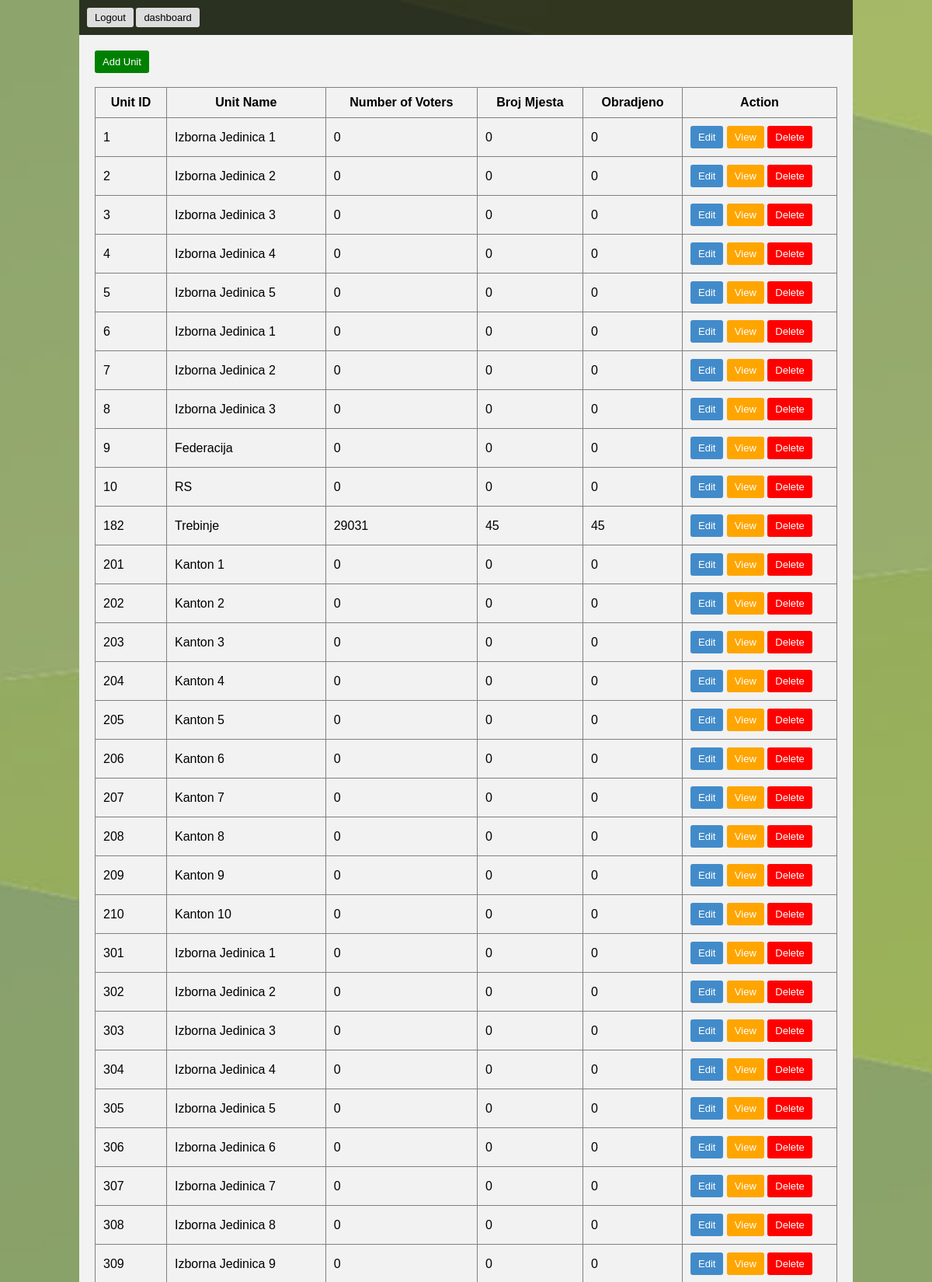
/CRUD2/edits/electrorals.php (signed in, upper part), run on the app's committed database.
### tables this page shows
CREATE TABLE `ElectionUnit` (
  `Unit_ID` int(11) NOT NULL,
  `Unit_Name` varchar(255) DEFAULT NULL,
  `Parent_ID` int(200) NOT NULL,
  `NumOfVoters` int(255) NOT NULL,
  `BrojMjesta` int(255) NOT NULL,
  `Obradjeno` int(11) NOT NULL
);

### CRUD2/edits/electrorals.php (the view, shortened to what this page needs)
<?php
include('../include/connection.inc.php');
?>
<!DOCTYPE html>
<html>
<head>
	<link rel="stylesheet" type="text/css" href="../css/styles.css">
</head>
<body>
	<nav>
		<div class="logout">
			<a href="../logout.php">Logout</a>
			<a href="../dashboard.php">dashboard</a>
		</div>
	</nav>
	<div class="container">
		<div class="left">
			<a class="addbutton" href="add_unit.php">Add Unit </a>
		</div>
<br>
<br>
				<?php
					$sql = "SELECT * FROM electionunit"  ;
					$result = mysqli_query($conn,$sql);
				?>
		<table>
			<tr>
				<th>Unit ID</th>
				<th>Unit Name</th>
				<th>Number of Voters</th>
				<th>Broj Mjesta</th>
				<th>Obradjeno</th>
				<th style="width: 178px;">Action</th>
				<?php while ($row = mysqli_fetch_assoc($result)) { ?>
                        <tr>
                            <td> <?php echo $row['Unit_ID'] ; ?></td>
                            <td> <?php echo $row['Unit_Name'] ;?> </td>
                            <td> <?php echo $row['NumOfVoters'] ;?></td>
                            <td> <?php echo $row['BrojMjesta'] ;?></td>
                            <td> <?php echo $row['Obradjeno'] ;?></td>
							<td><a class="editbutton" href=<?php  echo "edit_unit.php?id=".$row['Unit_ID']; ?>> Edit</a>
							<a class="viewbutton" href=<?php  echo "view_unit.php?id=".$row['Unit_ID'] ?> >View</a>
							<a class="deletebutton" href=<?php  echo "delete_unit.php?id=".$row['Unit_ID'] ?> >Delete</a>
							</td>
                        </tr>
                    <?php } ?>
			</tr>
		</table>
	</div>
</body>
</html>

### CRUD2/css/styles.css (style rules this page uses)
body { width: 996px; margin: auto; display: table; font-family: sans-serif; background: url(../images/background.jpg); background-repeat: no-repeat; background-attachment: fixed; background-position: center; background-size: cover; }
.container { background-color: #F2F2F2; padding: 20px; }
nav { background-color: #000000b3; padding: 10px; font-size: 13px; }
nav a { display: inline-block; color: #fff; padding: 5px; text-decoration: none; }
.navigation, .logout { width: 49.7%; display: inline-block; }
.logout a { padding: 5px 10px; background-color: #ddd; border-radius: 3px; color: #000; }
table { width: 100%; }
table, th, td { border: 1px solid gray; border-collapse: collapse; }
td, th { padding: 10px; }
.deletebutton { background-color: red; text-decoration: none; color: #fff; padding: 7px 10px; border-radius: 3px; display: inline-block; font-size: 13px; }
.viewbutton { background-color: orange; text-decoration: none; color: #fff; padding: 7px 10px; border-radius: 3px; display: inline-block; font-size: 13px; }
.addbutton { background-color: green; text-decoration: none; color: #fff; padding: 7px 10px; border-radius: 3px; border: 0px; display: inline-block; font-size: 13px; }
.editbutton { background-color: #428bca; text-decoration: none; color: #fff; padding: 7px 10px; border-radius: 3px; border: 0px; display: inline-block; font-size: 13px; }
.left, .right { display: inline-block; width: 49.76%; }

### data on the page
electionunit: Unit_ID "1", Unit_Name "Izborna Jedinica 1", NumOfVoters "0", BrojMjesta "0", Obradjeno "0"
electionunit: Unit_ID "2", Unit_Name "Izborna Jedinica 2", NumOfVoters "0", BrojMjesta "0", Obradjeno "0"
electionunit: Unit_ID "3", Unit_Name "Izborna Jedinica 3", NumOfVoters "0", BrojMjesta "0", Obradjeno "0"
electionunit: Unit_ID "4", Unit_Name "Izborna Jedinica 4", NumOfVoters "0", BrojMjesta "0", Obradjeno "0"
electionunit: Unit_ID "5", Unit_Name "Izborna Jedinica 5", NumOfVoters "0", BrojMjesta "0", Obradjeno "0"
electionunit: Unit_ID "6", Unit_Name "Izborna Jedinica 1", NumOfVoters "0", BrojMjesta "0", Obradjeno "0"
electionunit: Unit_ID "7", Unit_Name "Izborna Jedinica 2", NumOfVoters "0", BrojMjesta "0", Obradjeno "0"
electionunit: Unit_ID "8", Unit_Name "Izborna Jedinica 3", NumOfVoters "0", BrojMjesta "0", Obradjeno "0"
electionunit: Unit_ID "9", Unit_Name "Federacija", NumOfVoters "0", BrojMjesta "0", Obradjeno "0"
electionunit: Unit_ID "10", Unit_Name "RS", NumOfVoters "0", BrojMjesta "0", Obradjeno "0"
electionunit: Unit_ID "182", Unit_Name "Trebinje", NumOfVoters "29031", BrojMjesta "45", Obradjeno "45"
electionunit: Unit_ID "201", Unit_Name "Kanton 1", NumOfVoters "0", BrojMjesta "0", Obradjeno "0"
electionunit: Unit_ID "202", Unit_Name "Kanton 2", NumOfVoters "0", BrojMjesta "0", Obradjeno "0"
electionunit: Unit_ID "203", Unit_Name "Kanton 3", NumOfVoters "0", BrojMjesta "0", Obradjeno "0"
electionunit: Unit_ID "204", Unit_Name "Kanton 4", NumOfVoters "0", BrojMjesta "0", Obradjeno "0"
electionunit: Unit_ID "205", Unit_Name "Kanton 5", NumOfVoters "0", BrojMjesta "0", Obradjeno "0"
electionunit: Unit_ID "206", Unit_Name "Kanton 6", NumOfVoters "0", BrojMjesta "0", Obradjeno "0"
electionunit: Unit_ID "207", Unit_Name "Kanton 7", NumOfVoters "0", BrojMjesta "0", Obradjeno "0"
electionunit: Unit_ID "208", Unit_Name "Kanton 8", NumOfVoters "0", BrojMjesta "0", Obradjeno "0"
electionunit: Unit_ID "209", Unit_Name "Kanton 9", NumOfVoters "0", BrojMjesta "0", Obradjeno "0"
electionunit: Unit_ID "210", Unit_Name "Kanton 10", NumOfVoters "0", BrojMjesta "0", Obradjeno "0"
electionunit: Unit_ID "301", Unit_Name "Izborna Jedinica 1", NumOfVoters "0", BrojMjesta "0", Obradjeno "0"
electionunit: Unit_ID "302", Unit_Name "Izborna Jedinica 2", NumOfVoters "0", BrojMjesta "0", Obradjeno "0"
electionunit: Unit_ID "303", Unit_Name "Izborna Jedinica 3", NumOfVoters "0", BrojMjesta "0", Obradjeno "0"
electionunit: Unit_ID "304", Unit_Name "Izborna Jedinica 4", NumOfVoters "0", BrojMjesta "0", Obradjeno "0"
electionunit: Unit_ID "305", Unit_Name "Izborna Jedinica 5", NumOfVoters "0", BrojMjesta "0", Obradjeno "0"
electionunit: Unit_ID "306", Unit_Name "Izborna Jedinica 6", NumOfVoters "0", BrojMjesta "0", Obradjeno "0"
electionunit: Unit_ID "307", Unit_Name "Izborna Jedinica 7", NumOfVoters "0", BrojMjesta "0", Obradjeno "0"
electionunit: Unit_ID "308", Unit_Name "Izborna Jedinica 8", NumOfVoters "0", BrojMjesta "0", Obradjeno "0"
electionunit: Unit_ID "309", Unit_Name "Izborna Jedinica 9", NumOfVoters "0", BrojMjesta "0", Obradjeno "0"
